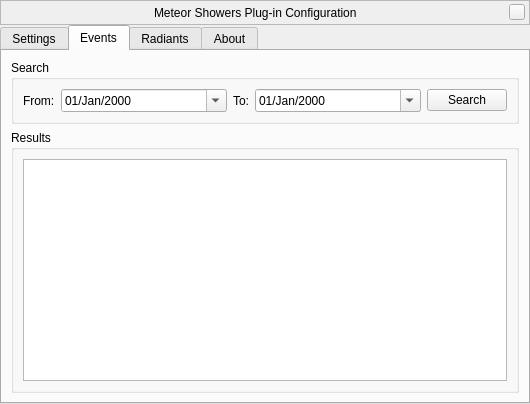
<?xml version="1.0" encoding="UTF-8"?>
<ui version="4.0">
 <class>meteorShowerDialog</class>
 <widget class="QWidget" name="meteorShowerDialog">
  <property name="geometry">
   <rect>
    <x>0</x>
    <y>0</y>
    <width>530</width>
    <height>404</height>
   </rect>
  </property>
  <property name="windowTitle">
   <string>Meteor Showers Configuration</string>
  </property>
  <layout class="QVBoxLayout" name="verticalLayout_2">
   <property name="spacing">
    <number>0</number>
   </property>
   <property name="leftMargin">
    <number>0</number>
   </property>
   <property name="topMargin">
    <number>0</number>
   </property>
   <property name="rightMargin">
    <number>0</number>
   </property>
   <property name="bottomMargin">
    <number>0</number>
   </property>
   <item>
    <widget class="BarFrame" name="TitleBar">
     <property name="sizePolicy">
      <sizepolicy hsizetype="Expanding" vsizetype="Fixed">
       <horstretch>0</horstretch>
       <verstretch>0</verstretch>
      </sizepolicy>
     </property>
     <property name="minimumSize">
      <size>
       <width>530</width>
       <height>25</height>
      </size>
     </property>
     <property name="maximumSize">
      <size>
       <width>16777215</width>
       <height>25</height>
      </size>
     </property>
     <property name="focusPolicy">
      <enum>Qt::NoFocus</enum>
     </property>
     <property name="autoFillBackground">
      <bool>false</bool>
     </property>
     <property name="frameShape">
      <enum>QFrame::StyledPanel</enum>
     </property>
     <layout class="QHBoxLayout">
      <property name="spacing">
       <number>0</number>
      </property>
      <property name="leftMargin">
       <number>0</number>
      </property>
      <property name="topMargin">
       <number>0</number>
      </property>
      <property name="rightMargin">
       <number>4</number>
      </property>
      <property name="bottomMargin">
       <number>0</number>
      </property>
      <item>
       <spacer>
        <property name="orientation">
         <enum>Qt::Horizontal</enum>
        </property>
        <property name="sizeHint" stdset="0">
         <size>
          <width>40</width>
          <height>20</height>
         </size>
        </property>
       </spacer>
      </item>
      <item>
       <widget class="QLabel" name="stelWindowTitle">
        <property name="text">
         <string>Meteor Showers Plug-in Configuration</string>
        </property>
       </widget>
      </item>
      <item>
       <spacer>
        <property name="orientation">
         <enum>Qt::Horizontal</enum>
        </property>
        <property name="sizeHint" stdset="0">
         <size>
          <width>40</width>
          <height>20</height>
         </size>
        </property>
       </spacer>
      </item>
      <item>
       <widget class="QPushButton" name="closeStelWindow">
        <property name="minimumSize">
         <size>
          <width>16</width>
          <height>16</height>
         </size>
        </property>
        <property name="maximumSize">
         <size>
          <width>16</width>
          <height>16</height>
         </size>
        </property>
        <property name="focusPolicy">
         <enum>Qt::NoFocus</enum>
        </property>
        <property name="text">
         <string/>
        </property>
       </widget>
      </item>
     </layout>
    </widget>
   </item>
   <item>
    <widget class="QTabWidget" name="tabs">
     <property name="currentIndex">
      <number>1</number>
     </property>
     <property name="documentMode">
      <bool>false</bool>
     </property>
     <widget class="QWidget" name="settingsTab">
      <attribute name="title">
       <string>Settings</string>
      </attribute>
      <layout class="QVBoxLayout" name="verticalLayout_3">
       <item>
        <widget class="QGroupBox" name="internetUpdates">
         <property name="title">
          <string>Update data from Internet</string>
         </property>
         <property name="flat">
          <bool>true</bool>
         </property>
         <property name="checkable">
          <bool>true</bool>
         </property>
         <property name="checked">
          <bool>true</bool>
         </property>
         <layout class="QVBoxLayout" name="verticalLayout_12">
          <item>
           <layout class="QGridLayout" name="gridLayout">
            <item row="0" column="0">
             <widget class="QLabel" name="lastUpdateLabel">
              <property name="text">
               <string>Last update:</string>
              </property>
             </widget>
            </item>
            <item row="0" column="2">
             <widget class="QDateTimeEdit" name="lastUpdateDateTimeEdit">
              <property name="enabled">
               <bool>false</bool>
              </property>
              <property name="frame">
               <bool>false</bool>
              </property>
              <property name="buttonSymbols">
               <enum>QAbstractSpinBox::NoButtons</enum>
              </property>
             </widget>
            </item>
            <item row="1" column="0">
             <widget class="QLabel" name="updateFrequencyLabel">
              <property name="text">
               <string>Update frequency (hours):</string>
              </property>
             </widget>
            </item>
            <item row="1" column="2">
             <widget class="QSpinBox" name="updateFrequencySpinBox">
              <property name="minimum">
               <number>1</number>
              </property>
              <property name="maximum">
               <number>9999</number>
              </property>
              <property name="value">
               <number>1</number>
              </property>
             </widget>
            </item>
            <item row="2" column="0">
             <widget class="QLabel" name="nextUpdateLabel">
              <property name="text">
               <string>[next update info]</string>
              </property>
             </widget>
            </item>
            <item row="2" column="1">
             <spacer name="horizontalSpacer">
              <property name="orientation">
               <enum>Qt::Horizontal</enum>
              </property>
              <property name="sizeHint" stdset="0">
               <size>
                <width>17</width>
                <height>20</height>
               </size>
              </property>
             </spacer>
            </item>
            <item row="2" column="2">
             <widget class="QPushButton" name="updateButton">
              <property name="text">
               <string>Update now</string>
              </property>
             </widget>
            </item>
           </layout>
          </item>
         </layout>
        </widget>
       </item>
       <item>
        <widget class="QGroupBox" name="displayMeteorShowerBox">
         <property name="toolTip">
          <string/>
         </property>
         <property name="title">
          <string>Meteor showers</string>
         </property>
         <property name="flat">
          <bool>true</bool>
         </property>
         <property name="checkable">
          <bool>false</bool>
         </property>
         <layout class="QGridLayout" name="gridLayout_8">
          <item row="1" column="0">
           <widget class="QCheckBox" name="displayShowMeteorShowerButton">
            <property name="text">
             <string>Show meteor showers button on toolbar</string>
            </property>
           </widget>
          </item>
          <item row="0" column="0">
           <widget class="QCheckBox" name="displayMeteorShower">
            <property name="text">
             <string>Enable display of meteor showers at startup</string>
            </property>
           </widget>
          </item>
         </layout>
        </widget>
       </item>
       <item>
        <spacer name="verticalSpacer_3">
         <property name="orientation">
          <enum>Qt::Vertical</enum>
         </property>
         <property name="sizeHint" stdset="0">
          <size>
           <width>20</width>
           <height>120</height>
          </size>
         </property>
        </spacer>
       </item>
       <item>
        <layout class="QHBoxLayout" name="horizontalLayout_7">
         <item>
          <widget class="QPushButton" name="restoreDefaultsButton">
           <property name="sizePolicy">
            <sizepolicy hsizetype="Expanding" vsizetype="Fixed">
             <horstretch>0</horstretch>
             <verstretch>0</verstretch>
            </sizepolicy>
           </property>
           <property name="text">
            <string>Restore default settings</string>
           </property>
          </widget>
         </item>
         <item>
          <widget class="QPushButton" name="saveSettingsButton">
           <property name="sizePolicy">
            <sizepolicy hsizetype="Expanding" vsizetype="Fixed">
             <horstretch>0</horstretch>
             <verstretch>0</verstretch>
            </sizepolicy>
           </property>
           <property name="text">
            <string>Save settings as default</string>
           </property>
          </widget>
         </item>
        </layout>
       </item>
      </layout>
     </widget>
     <widget class="QWidget" name="eventsTab">
      <attribute name="title">
       <string>Events</string>
      </attribute>
      <layout class="QVBoxLayout" name="verticalLayout">
       <item>
        <widget class="QGroupBox" name="search">
         <property name="maximumSize">
          <size>
           <width>16777215</width>
           <height>16777215</height>
          </size>
         </property>
         <property name="title">
          <string>Search</string>
         </property>
         <layout class="QHBoxLayout" name="horizontalLayout">
          <item>
           <widget class="QLabel" name="labelFrom">
            <property name="text">
             <string>From:</string>
            </property>
           </widget>
          </item>
          <item>
           <widget class="QDateEdit" name="dateFrom">
            <property name="sizePolicy">
             <sizepolicy hsizetype="MinimumExpanding" vsizetype="Fixed">
              <horstretch>0</horstretch>
              <verstretch>0</verstretch>
             </sizepolicy>
            </property>
            <property name="displayFormat">
             <string>dd/MMM/yyyy</string>
            </property>
            <property name="calendarPopup">
             <bool>true</bool>
            </property>
           </widget>
          </item>
          <item>
           <widget class="QLabel" name="labelTo">
            <property name="text">
             <string>To:</string>
            </property>
           </widget>
          </item>
          <item>
           <widget class="QDateEdit" name="dateTo">
            <property name="sizePolicy">
             <sizepolicy hsizetype="MinimumExpanding" vsizetype="Fixed">
              <horstretch>0</horstretch>
              <verstretch>0</verstretch>
             </sizepolicy>
            </property>
            <property name="displayFormat">
             <string>dd/MMM/yyyy</string>
            </property>
            <property name="calendarPopup">
             <bool>true</bool>
            </property>
           </widget>
          </item>
          <item>
           <widget class="QPushButton" name="searchButton">
            <property name="text">
             <string>Search</string>
            </property>
            <property name="checkable">
             <bool>false</bool>
            </property>
            <property name="default">
             <bool>false</bool>
            </property>
           </widget>
          </item>
         </layout>
        </widget>
       </item>
       <item>
        <widget class="QGroupBox" name="results">
         <property name="title">
          <string>Results</string>
         </property>
         <layout class="QVBoxLayout" name="verticalLayout_5">
          <item>
           <widget class="QListWidget" name="listEvents">
            <property name="toolTip">
             <string>Double click to select peak.</string>
            </property>
           </widget>
          </item>
         </layout>
        </widget>
       </item>
      </layout>
     </widget>
     <widget class="QWidget" name="radiantTab">
      <property name="enabled">
       <bool>true</bool>
      </property>
      <attribute name="title">
       <string>Radiants</string>
      </attribute>
      <layout class="QVBoxLayout" name="verticalLayout_4">
       <item>
        <widget class="QGroupBox" name="groupBox">
         <property name="title">
          <string>Color of radiants markers</string>
         </property>
         <layout class="QGridLayout" name="gridLayout_5">
          <property name="leftMargin">
           <number>0</number>
          </property>
          <property name="topMargin">
           <number>0</number>
          </property>
          <property name="rightMargin">
           <number>0</number>
          </property>
          <property name="bottomMargin">
           <number>0</number>
          </property>
          <property name="spacing">
           <number>0</number>
          </property>
          <item row="0" column="1" alignment="Qt::AlignHCenter">
           <widget class="QGroupBox" name="activeGenericData">
            <property name="minimumSize">
             <size>
              <width>86</width>
              <height>0</height>
             </size>
            </property>
            <property name="toolTip">
             <string>Active Radiant - Generic Data</string>
            </property>
            <property name="alignment">
             <set>Qt::AlignCenter</set>
            </property>
            <layout class="QGridLayout" name="gridLayout_3">
             <property name="leftMargin">
              <number>0</number>
             </property>
             <property name="topMargin">
              <number>0</number>
             </property>
             <property name="rightMargin">
              <number>0</number>
             </property>
             <property name="bottomMargin">
              <number>0</number>
             </property>
             <property name="spacing">
              <number>0</number>
             </property>
             <item row="1" column="0">
              <widget class="QPushButton" name="changeColorARG">
               <property name="toolTip">
                <string>Change Color</string>
               </property>
               <property name="text">
                <string notr="true">...</string>
               </property>
              </widget>
             </item>
             <item row="0" column="0">
              <widget class="QFrame" name="frame_4">
               <property name="minimumSize">
                <size>
                 <width>64</width>
                 <height>64</height>
                </size>
               </property>
               <property name="maximumSize">
                <size>
                 <width>64</width>
                 <height>64</height>
                </size>
               </property>
               <property name="frameShape">
                <enum>QFrame::StyledPanel</enum>
               </property>
               <property name="frameShadow">
                <enum>QFrame::Raised</enum>
               </property>
               <widget class="QLabel" name="textureARG">
                <property name="geometry">
                 <rect>
                  <x>0</x>
                  <y>0</y>
                  <width>64</width>
                  <height>64</height>
                 </rect>
                </property>
                <property name="minimumSize">
                 <size>
                  <width>64</width>
                  <height>64</height>
                 </size>
                </property>
                <property name="maximumSize">
                 <size>
                  <width>64</width>
                  <height>64</height>
                 </size>
                </property>
                <property name="styleSheet">
                 <string notr="true">background-image: url(:/MeteorShowers/radiantSetting.png);</string>
                </property>
                <property name="text">
                 <string/>
                </property>
               </widget>
              </widget>
             </item>
            </layout>
           </widget>
          </item>
          <item row="0" column="2" alignment="Qt::AlignHCenter">
           <widget class="QGroupBox" name="inactive">
            <property name="minimumSize">
             <size>
              <width>86</width>
              <height>0</height>
             </size>
            </property>
            <property name="toolTip">
             <string>Inactive Radiant</string>
            </property>
            <property name="alignment">
             <set>Qt::AlignCenter</set>
            </property>
            <layout class="QGridLayout" name="gridLayout_4">
             <property name="leftMargin">
              <number>0</number>
             </property>
             <property name="topMargin">
              <number>0</number>
             </property>
             <property name="rightMargin">
              <number>0</number>
             </property>
             <property name="bottomMargin">
              <number>0</number>
             </property>
             <property name="spacing">
              <number>0</number>
             </property>
             <item row="1" column="0">
              <widget class="QPushButton" name="changeColorIR">
               <property name="toolTip">
                <string>Change Color</string>
               </property>
               <property name="text">
                <string notr="true">...</string>
               </property>
              </widget>
             </item>
             <item row="0" column="0">
              <widget class="QFrame" name="frame_5">
               <property name="minimumSize">
                <size>
                 <width>64</width>
                 <height>64</height>
                </size>
               </property>
               <property name="maximumSize">
                <size>
                 <width>64</width>
                 <height>64</height>
                </size>
               </property>
               <property name="frameShape">
                <enum>QFrame::StyledPanel</enum>
               </property>
               <property name="frameShadow">
                <enum>QFrame::Raised</enum>
               </property>
               <widget class="QLabel" name="textureIR">
                <property name="geometry">
                 <rect>
                  <x>0</x>
                  <y>0</y>
                  <width>64</width>
                  <height>64</height>
                 </rect>
                </property>
                <property name="minimumSize">
                 <size>
                  <width>64</width>
                  <height>64</height>
                 </size>
                </property>
                <property name="maximumSize">
                 <size>
                  <width>64</width>
                  <height>64</height>
                 </size>
                </property>
                <property name="styleSheet">
                 <string notr="true">background-image: url(:/MeteorShowers/radiantSetting.png);</string>
                </property>
                <property name="text">
                 <string/>
                </property>
               </widget>
              </widget>
             </item>
            </layout>
           </widget>
          </item>
          <item row="0" column="0" alignment="Qt::AlignHCenter">
           <widget class="QGroupBox" name="activeRealData">
            <property name="minimumSize">
             <size>
              <width>0</width>
              <height>121</height>
             </size>
            </property>
            <property name="toolTip">
             <string>Active Radiant - Real Data</string>
            </property>
            <property name="alignment">
             <set>Qt::AlignCenter</set>
            </property>
            <layout class="QGridLayout" name="gridLayout_2">
             <property name="leftMargin">
              <number>0</number>
             </property>
             <property name="topMargin">
              <number>0</number>
             </property>
             <property name="rightMargin">
              <number>0</number>
             </property>
             <property name="bottomMargin">
              <number>0</number>
             </property>
             <property name="spacing">
              <number>0</number>
             </property>
             <item row="1" column="0">
              <widget class="QPushButton" name="changeColorARR">
               <property name="toolTip">
                <string>Change Color</string>
               </property>
               <property name="text">
                <string notr="true">...</string>
               </property>
              </widget>
             </item>
             <item row="0" column="0">
              <widget class="QFrame" name="frame_6">
               <property name="minimumSize">
                <size>
                 <width>64</width>
                 <height>64</height>
                </size>
               </property>
               <property name="maximumSize">
                <size>
                 <width>64</width>
                 <height>64</height>
                </size>
               </property>
               <property name="frameShape">
                <enum>QFrame::StyledPanel</enum>
               </property>
               <property name="frameShadow">
                <enum>QFrame::Raised</enum>
               </property>
               <widget class="QLabel" name="textureARR">
                <property name="geometry">
                 <rect>
                  <x>0</x>
                  <y>0</y>
                  <width>64</width>
                  <height>64</height>
                 </rect>
                </property>
                <property name="minimumSize">
                 <size>
                  <width>64</width>
                  <height>64</height>
                 </size>
                </property>
                <property name="maximumSize">
                 <size>
                  <width>64</width>
                  <height>64</height>
                 </size>
                </property>
                <property name="styleSheet">
                 <string notr="true">background-image: url(:/MeteorShowers/radiantSetting.png);</string>
                </property>
                <property name="text">
                 <string/>
                </property>
               </widget>
              </widget>
             </item>
            </layout>
           </widget>
          </item>
         </layout>
        </widget>
       </item>
       <item>
        <widget class="QGroupBox" name="displayRadiant">
         <property name="title">
          <string>Radiants for meteor showers</string>
         </property>
         <property name="flat">
          <bool>true</bool>
         </property>
         <property name="checkable">
          <bool>true</bool>
         </property>
         <layout class="QGridLayout" name="gridLayout_9">
          <item row="1" column="0">
           <widget class="QCheckBox" name="radiantLabels">
            <property name="text">
             <string>Show labels of radiants</string>
            </property>
           </widget>
          </item>
          <item row="0" column="0">
           <widget class="QCheckBox" name="activeRadiantsOnly">
            <property name="text">
             <string>Show active radiants only</string>
            </property>
           </widget>
          </item>
          <item row="1" column="1">
           <widget class="QSpinBox" name="fontSizeSpinBox">
            <property name="toolTip">
             <string>Label font size (pixels)</string>
            </property>
           </widget>
          </item>
         </layout>
        </widget>
       </item>
       <item>
        <spacer name="verticalSpacer">
         <property name="orientation">
          <enum>Qt::Vertical</enum>
         </property>
         <property name="sizeHint" stdset="0">
          <size>
           <width>20</width>
           <height>40</height>
          </size>
         </property>
        </spacer>
       </item>
      </layout>
     </widget>
     <widget class="QWidget" name="aboutTab">
      <attribute name="title">
       <string comment="tab in plugin windows">About</string>
      </attribute>
      <layout class="QVBoxLayout" name="verticalLayout_11">
       <property name="spacing">
        <number>9</number>
       </property>
       <item>
        <widget class="QTextBrowser" name="aboutTextBrowser">
         <property name="openExternalLinks">
          <bool>true</bool>
         </property>
         <property name="openLinks">
          <bool>true</bool>
         </property>
        </widget>
       </item>
      </layout>
     </widget>
    </widget>
   </item>
  </layout>
 </widget>
 <customwidgets>
  <customwidget>
   <class>BarFrame</class>
   <extends>QFrame</extends>
   <header>Dialog.hpp</header>
   <container>1</container>
  </customwidget>
 </customwidgets>
 <resources/>
 <connections/>
</ui>
